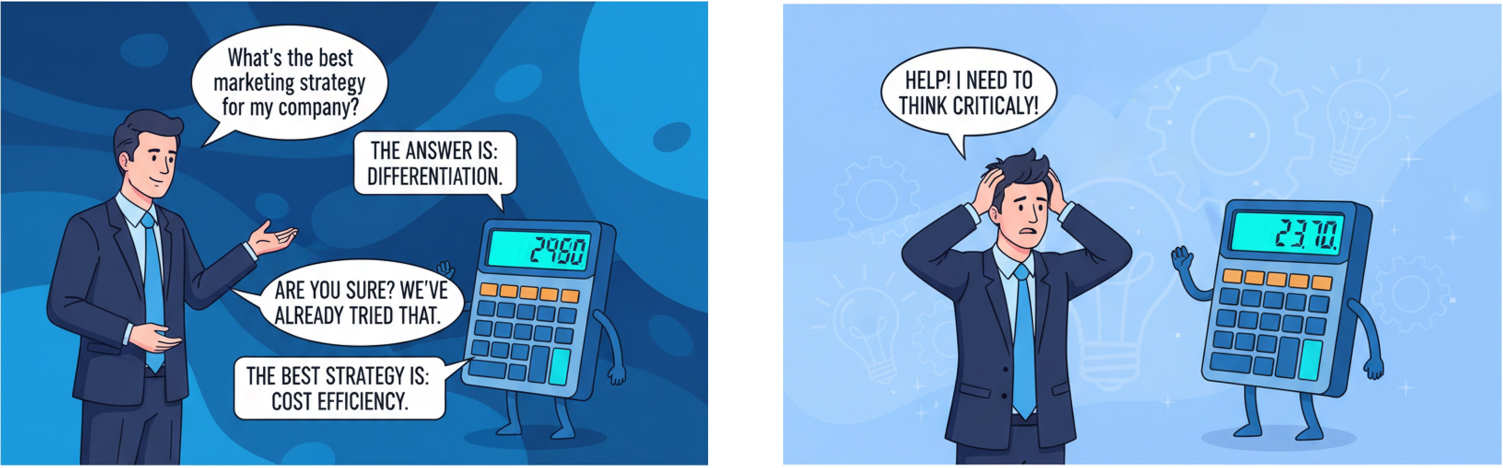
#> input picture artigos/Confirmation Bias - 2.jpeg, 3006 x 935 px (shown at 1/2 size)
$ python remove_background.py
#> lines starting #> are read from the running program, lines starting #| are printed output that depends on the picture
from PIL import Image

img = Image.open("Confirmation Bias - 2.jpeg")
#> img is the input picture: PIL image 3006x935 RGB; mean R, G, B 110.8, 157.4, 199.2
w, h = img.size  # 2600x808
#> w = 3006; h = 935

# Identificar o separador (~x=1270 a x=1330)
x_start, x_end = 1270, 1330

# Cortar os dois painéis e juntar sem separador
left  = img.crop((0, 0, x_start, h))
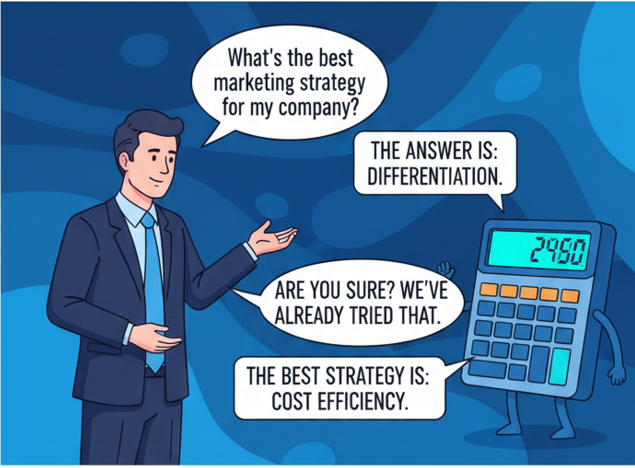
#> left: PIL image 1270x935 RGB (shown at 1/2 size); mean R, G, B 67.9, 120.2, 163.7
right = img.crop((x_end, 0, w, h))
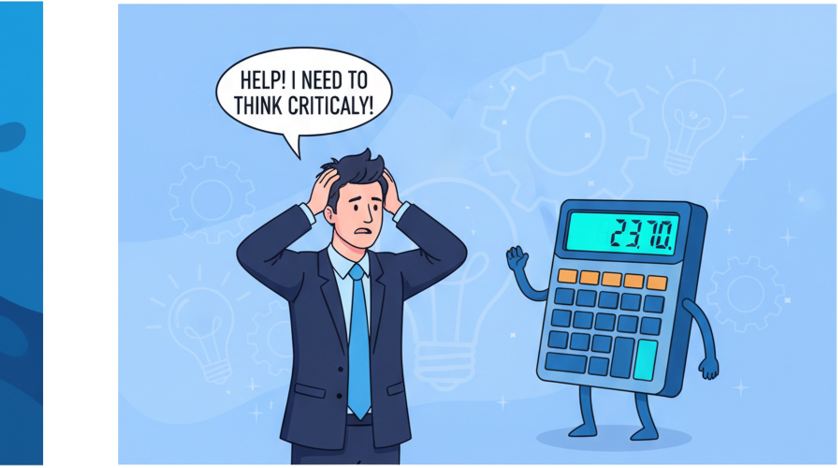
#> right: PIL image 1676x935 RGB (shown at 1/2 size); mean R, G, B 146.5, 187, 226.7

# Nova imagem: largura = left + right
new_w = left.width + right.width
#> new_w = 2946
joined = Image.new("RGB", (new_w, h))
#> joined: PIL image 2946x935 RGB; every value is 0
joined.paste(left, (0, 0))
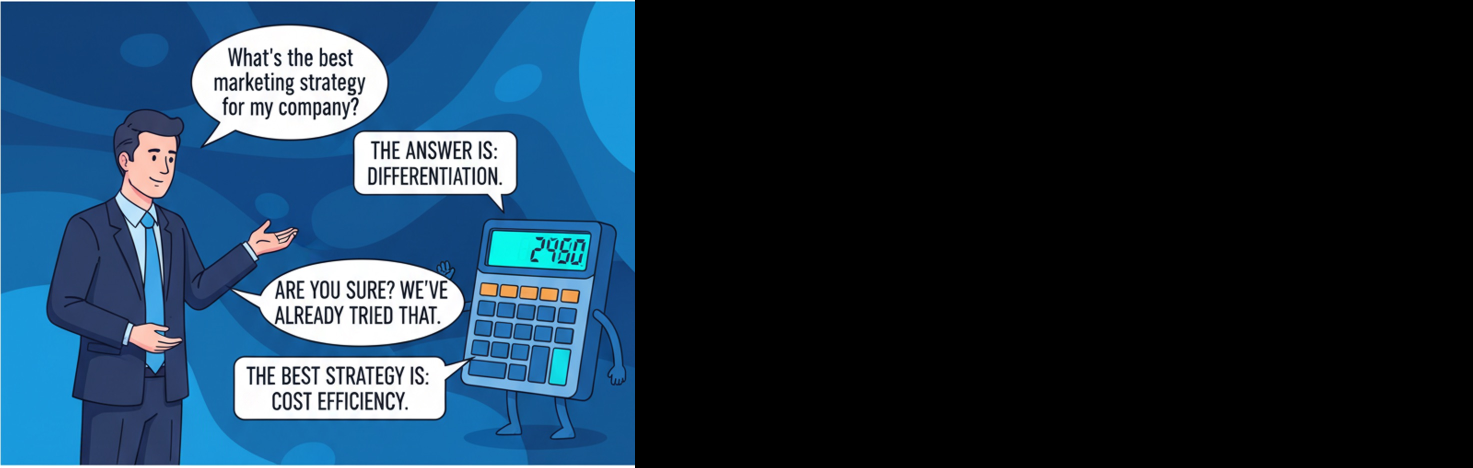
#> joined: PIL image 2946x935 RGB (shown at 1/2 size); mean R, G, B 29.3, 51.8, 70.6
joined.paste(right, (left.width, 0))
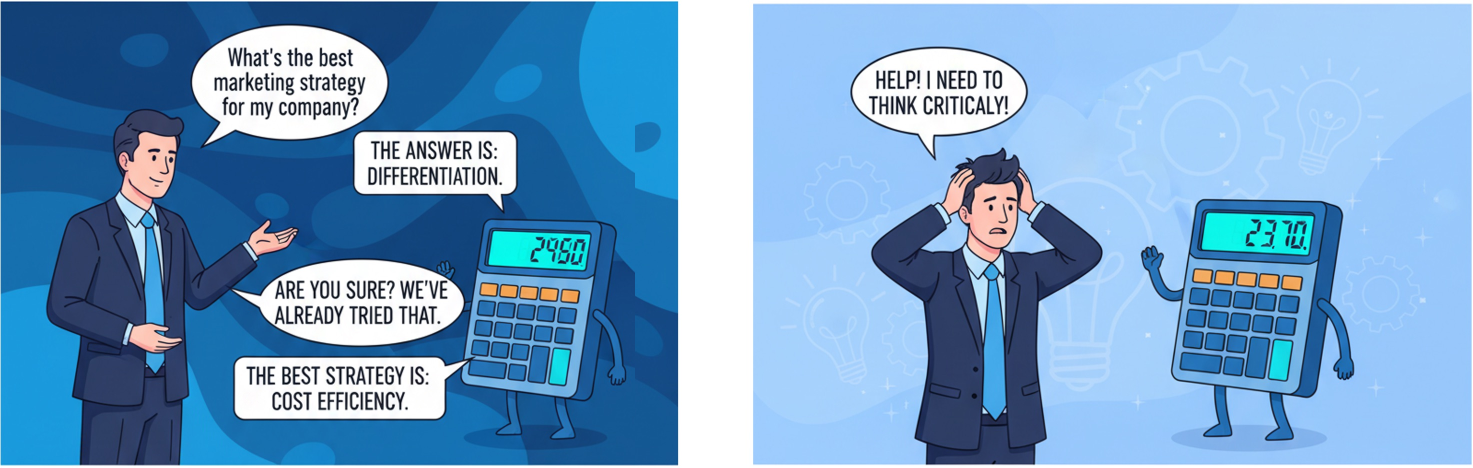
#> joined: PIL image 2946x935 RGB (shown at 1/2 size); mean R, G, B 112.6, 158.2, 199.6

# Redimensionar e guardar
joined_resized = joined.resize((1300, int(1300 * h / new_w)), Image.LANCZOS)
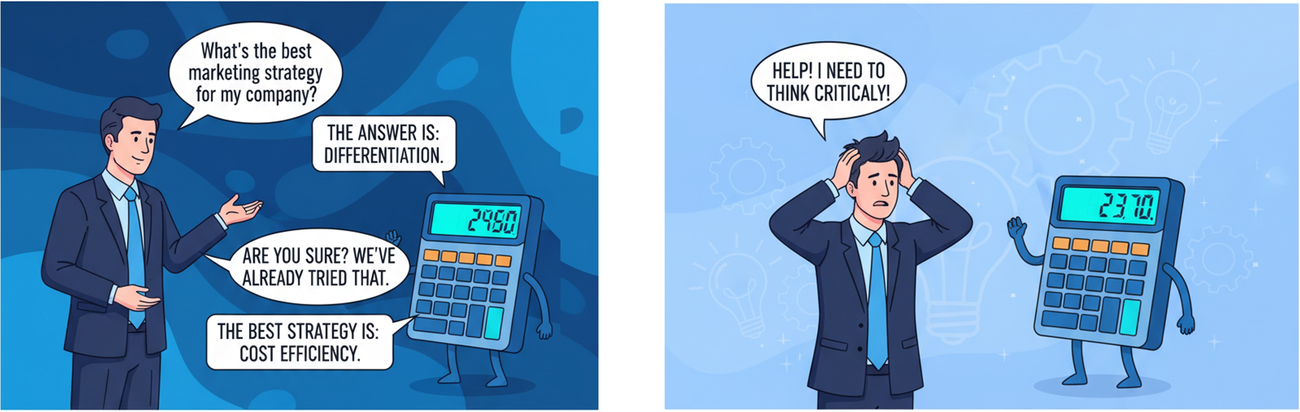
#> joined_resized: PIL image 1300x412 RGB; mean R, G, B 112.5, 158.2, 199.5
joined_resized.save("Confirmation-Bias-full.png", optimize=True, compress_level=9)
print(f"Guardado: {joined_resized.size}")
#| Guardado: (1300, 412)

$ run again, with artigos/Confirmation Bias.png saved as artigos/Confirmation Bias - 2.jpeg
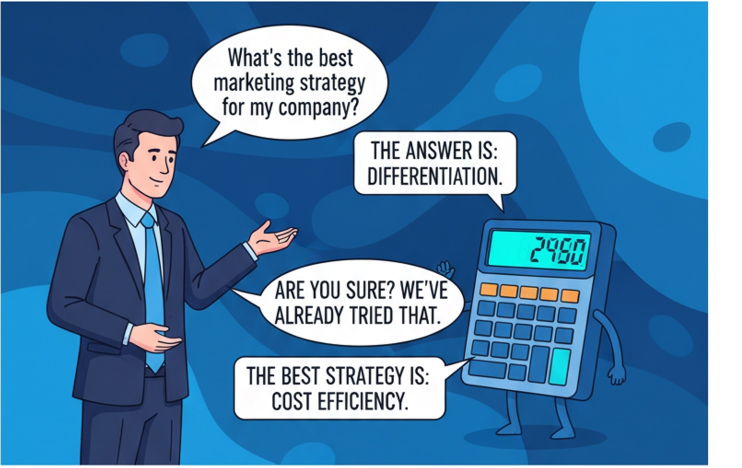
#> input picture artigos/Confirmation Bias.png, 1483 x 935 px (shown at 1/2 size)
#> img is the input picture: PIL image 1483x935 RGB; mean R, G, B 72, 126.1, 169.5
#> `right = img.crop((x_end, 0, w, h))`:
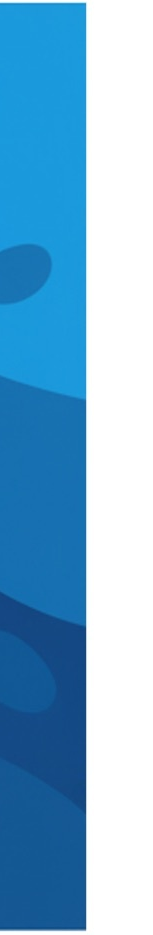
#> right: PIL image 153x935 RGB; mean R, G, B 125.3, 178.2, 213.7
#> `joined_resized = joined.resize((1300, int(1300 * h / new_w)), Image.LA..`:
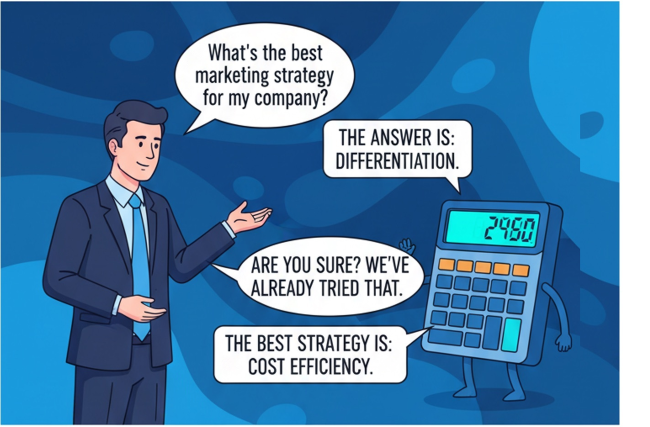
#> joined_resized: PIL image 1300x854 RGB (shown at 1/2 size); mean R, G, B 74, 126.4, 169
#| Guardado: (1300, 854)
